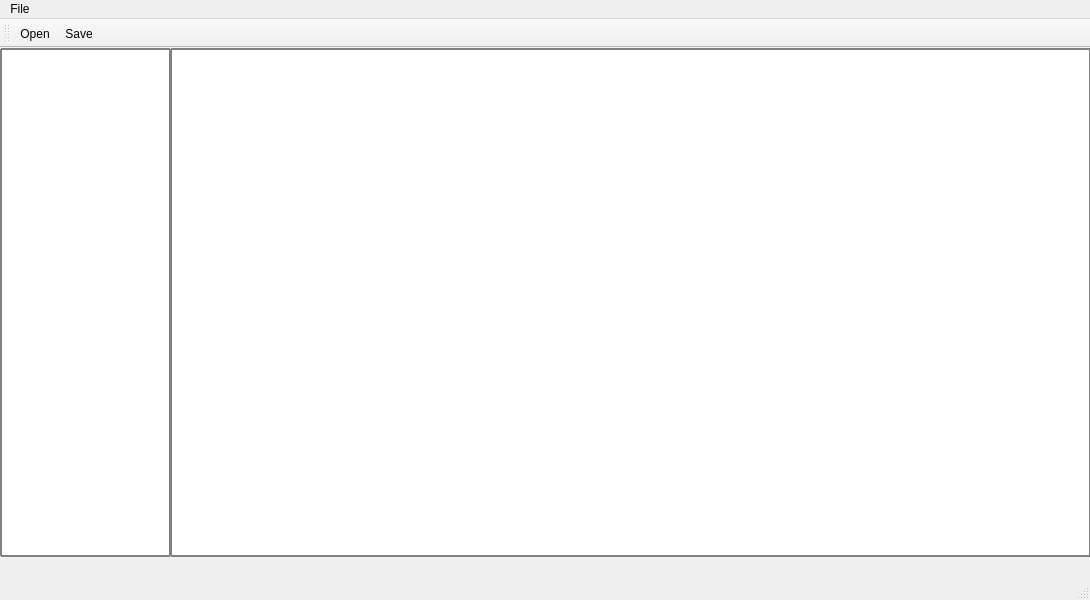
<?xml version="1.0" encoding="UTF-8"?>
<ui version="4.0">
 <class>MainWindow</class>
 <widget class="QMainWindow" name="MainWindow">
  <property name="geometry">
   <rect>
    <x>0</x>
    <y>0</y>
    <width>1090</width>
    <height>600</height>
   </rect>
  </property>
  <property name="sizePolicy">
   <sizepolicy hsizetype="Expanding" vsizetype="Expanding">
    <horstretch>0</horstretch>
    <verstretch>0</verstretch>
   </sizepolicy>
  </property>
  <property name="minimumSize">
   <size>
    <width>900</width>
    <height>600</height>
   </size>
  </property>
  <property name="maximumSize">
   <size>
    <width>1920</width>
    <height>1080</height>
   </size>
  </property>
  <property name="windowTitle">
   <string>ProcImageLEEM</string>
  </property>
  <widget class="QWidget" name="centralWidget">
   <widget class="QMdiArea" name="mdiOpenVideo">
    <property name="geometry">
     <rect>
      <x>170</x>
      <y>0</y>
      <width>921</width>
      <height>511</height>
     </rect>
    </property>
    <property name="styleSheet">
     <string notr="true">QMdiArea{
	border:2px solid gray;
	border-radius:1px;
	margin-bottom: 2px;
}</string>
    </property>
    <property name="verticalScrollBarPolicy">
     <enum>Qt::ScrollBarAsNeeded</enum>
    </property>
    <property name="horizontalScrollBarPolicy">
     <enum>Qt::ScrollBarAsNeeded</enum>
    </property>
    <property name="sizeAdjustPolicy">
     <enum>QAbstractScrollArea::AdjustToContents</enum>
    </property>
    <property name="background">
     <brush brushstyle="SolidPattern">
      <color alpha="255">
       <red>255</red>
       <green>255</green>
       <blue>255</blue>
      </color>
     </brush>
    </property>
   </widget>
   <widget class="QListView" name="listOpenVideo">
    <property name="geometry">
     <rect>
      <x>0</x>
      <y>0</y>
      <width>171</width>
      <height>511</height>
     </rect>
    </property>
    <property name="sizePolicy">
     <sizepolicy hsizetype="Preferred" vsizetype="Preferred">
      <horstretch>0</horstretch>
      <verstretch>0</verstretch>
     </sizepolicy>
    </property>
    <property name="minimumSize">
     <size>
      <width>0</width>
      <height>411</height>
     </size>
    </property>
    <property name="maximumSize">
     <size>
      <width>171</width>
      <height>16777215</height>
     </size>
    </property>
    <property name="styleSheet">
     <string notr="true">QListView{
	border:2px solid gray;
	border-radius:1px;
	margin-bottom: 2px;
}</string>
    </property>
    <property name="sizeAdjustPolicy">
     <enum>QAbstractScrollArea::AdjustToContents</enum>
    </property>
   </widget>
  </widget>
  <widget class="QMenuBar" name="menuBar">
   <property name="geometry">
    <rect>
     <x>0</x>
     <y>0</y>
     <width>1090</width>
     <height>25</height>
    </rect>
   </property>
   <widget class="QMenu" name="menuFile">
    <property name="title">
     <string>File</string>
    </property>
    <addaction name="actionOpen"/>
    <addaction name="actionSave"/>
    <addaction name="actionClose"/>
    <addaction name="actionExit"/>
   </widget>
   <addaction name="menuFile"/>
  </widget>
  <widget class="QToolBar" name="mainToolBar">
   <attribute name="toolBarArea">
    <enum>TopToolBarArea</enum>
   </attribute>
   <attribute name="toolBarBreak">
    <bool>false</bool>
   </attribute>
   <addaction name="actionOpen"/>
   <addaction name="actionSave"/>
  </widget>
  <widget class="QStatusBar" name="statusBar"/>
  <action name="actionOpen">
   <property name="icon">
    <iconset resource="resource-images.qrc">
     <normaloff>:/icons-png/icons/png/Folder.png</normaloff>:/icons-png/icons/png/Folder.png</iconset>
   </property>
   <property name="text">
    <string>Open</string>
   </property>
  </action>
  <action name="actionSave">
   <property name="icon">
    <iconset resource="resource-images.qrc">
     <normaloff>:/icons-png/icons/png/Save.png</normaloff>:/icons-png/icons/png/Save.png</iconset>
   </property>
   <property name="text">
    <string>Save</string>
   </property>
  </action>
  <action name="actionClose">
   <property name="icon">
    <iconset resource="resource-images.qrc">
     <normaloff>:/icons-png/icons/png/Close.png</normaloff>:/icons-png/icons/png/Close.png</iconset>
   </property>
   <property name="text">
    <string>Close</string>
   </property>
  </action>
  <action name="actionExit">
   <property name="icon">
    <iconset resource="resource-images.qrc">
     <normaloff>:/icons-png/icons/png/Exit.png</normaloff>:/icons-png/icons/png/Exit.png</iconset>
   </property>
   <property name="text">
    <string>Exit</string>
   </property>
  </action>
 </widget>
 <layoutdefault spacing="6" margin="11"/>
 <resources>
  <include location="resource-images.qrc"/>
 </resources>
 <connections/>
</ui>
